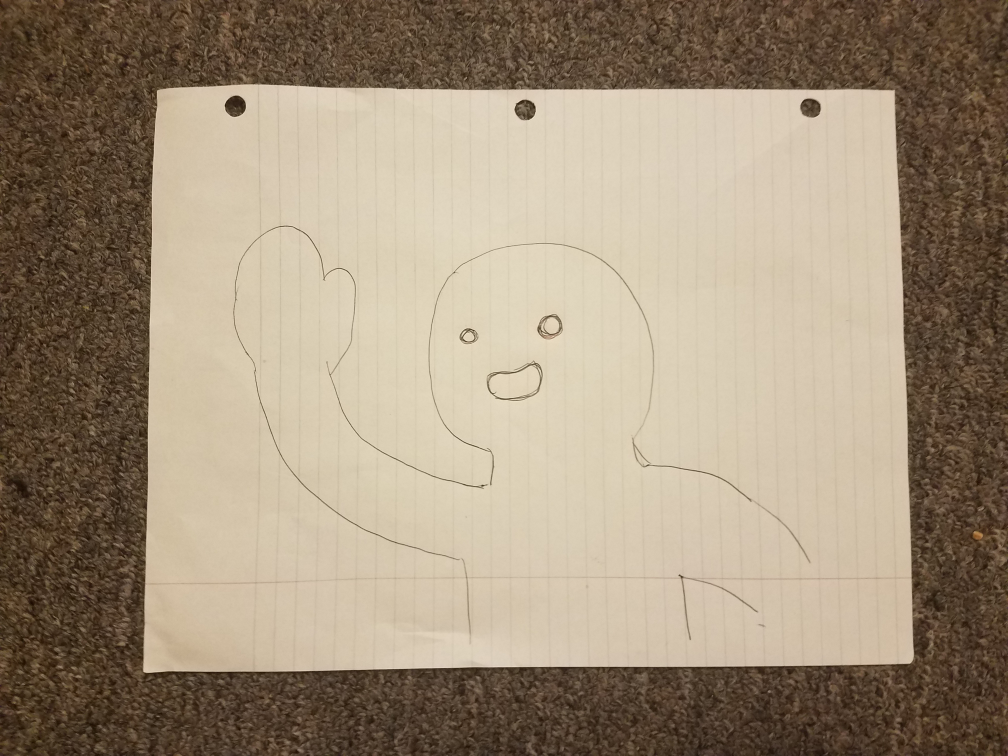
#> input picture image1.jpg, 4032 x 3024 px (shown at 1/4 size)
$ python paperTracker.py --image image1.jpg   (older library calls are emulated)
#> lines starting #> are read from the running program, lines starting #| are printed output that depends on the picture; after the words box and inside, x2 and y2 are one past the last pixel; in counts of white or black regions, pixels touching at a corner belong together
# import the necessary packages
from vision import transform
from skimage.filters import threshold_adaptive
import numpy as np
import argparse
import cv2

def resizeIm(image,height):
	r = height / image.shape[1]
	dim = (height , int(image.shape[0] * r))
	return cv2.resize(image, dim, interpolation = cv2.INTER_AREA)

showHeight = 600
# construct the argument parser and parse the arguments
ap = argparse.ArgumentParser()
ap.add_argument("-i", "--image", required = True,
	help = "Path to the image to be scanned")
args = vars(ap.parse_args())

# load the image and compute the ratio of the old height
# to the new height, clone it, and resize it
image = cv2.imread(args["image"])
#> image is the input picture: shape (3024, 4032, 3); mean B, G, R 120.9, 142.7, 159.1
ratio = image.shape[0] / 500.0
#> ratio = 6.05
orig = image.copy()
#image = imutils.resize(image, height = 500)

# convert the image to grayscale, blur it, and find edges
# in the image
gray = cv2.cvtColor(image, cv2.COLOR_BGR2GRAY)
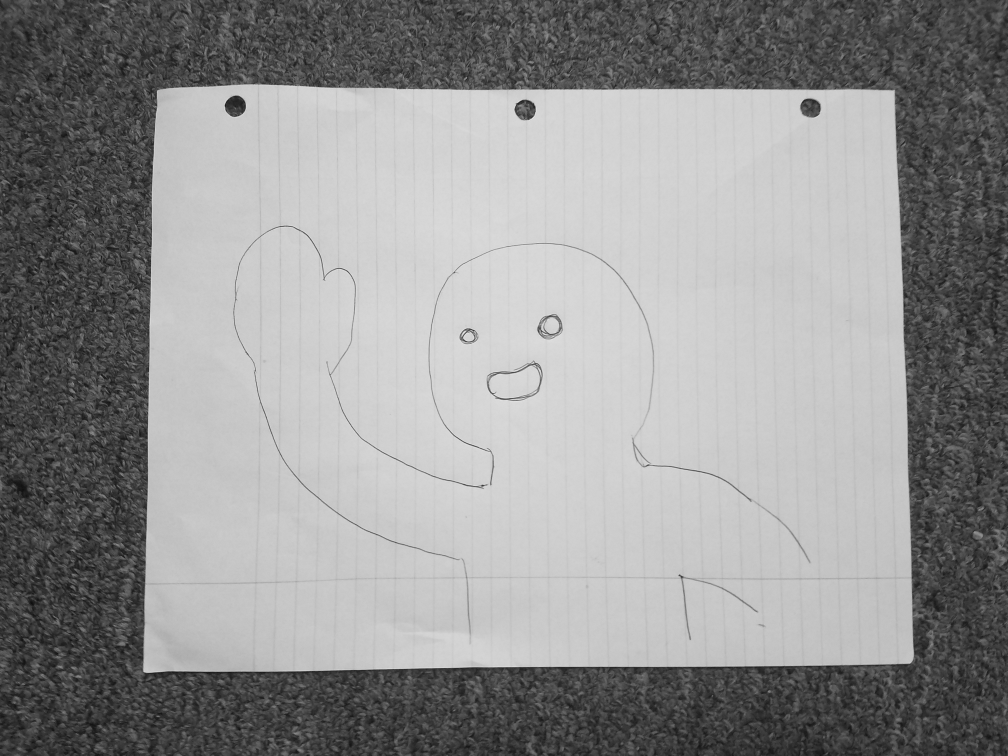
#> gray: shape (3024, 4032) (shown at 1/4 size); min 4, max 243, mean 145.2
gray = cv2.GaussianBlur(gray, (5, 5), 0)
edged = cv2.Canny(gray, 75, 200)
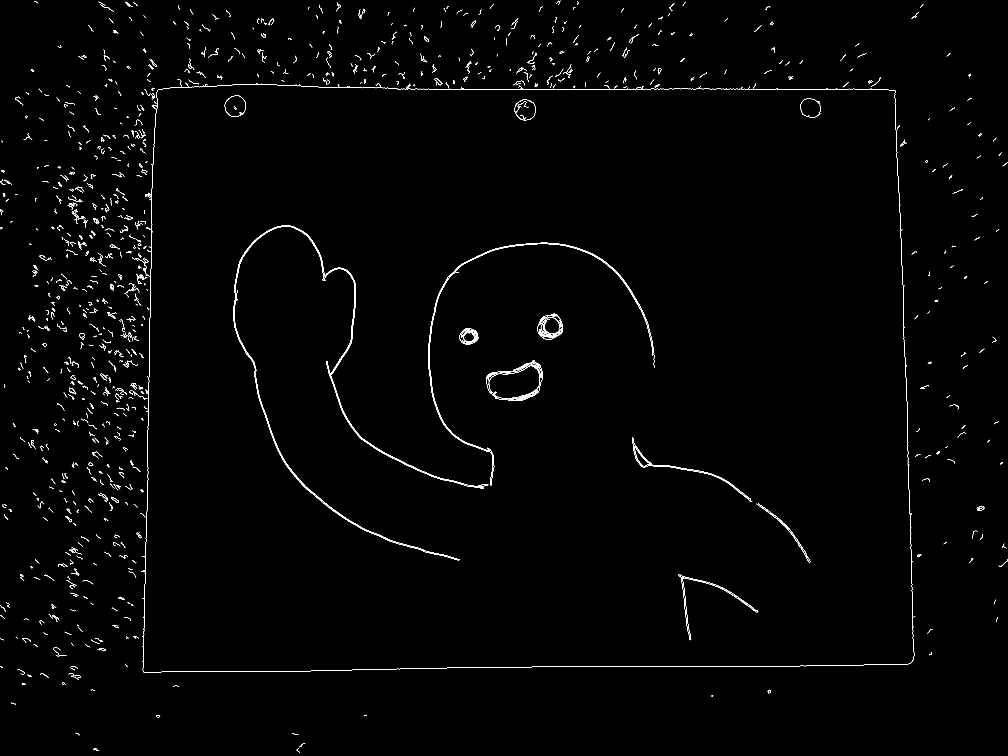
#> edged: shape (3024, 4032) (shown at 1/4 size); 0.56% white in thin lines or dots

# show the original image and the edge detected image
print ("STEP 1: Edge Detection")
cv2.imshow("Image", resizeIm(image,showHeight))
#> in resizeIm, `return cv2.resize(image, dim, interpolation = cv2.INTER_AREA)`:
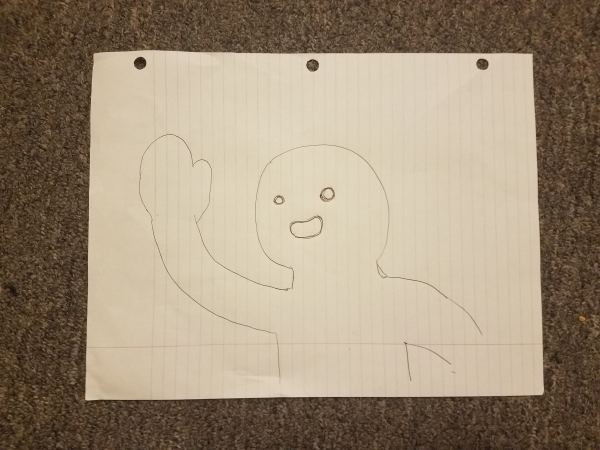
#> returned value: shape (450, 600, 3); mean of channels 0, 1, 2 120.9, 142.7, 159.1; drawn as B, G, R
cv2.imshow("Edged", resizeIm(edged,showHeight))
#> call 2 of resizeIm, with height = 600
#> in resizeIm (call 2), `return cv2.resize(image, dim, interpolation = cv2.INTER_AREA)`:
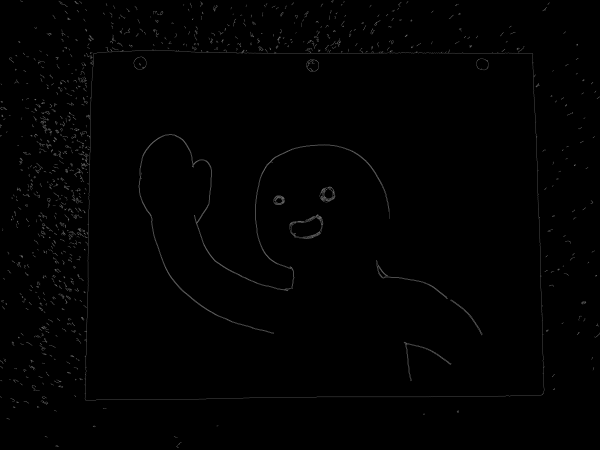
#> returned value: shape (450, 600); min 0, max 110, mean 1.4
cv2.waitKey(0)
cv2.destroyAllWindows()

# find the contours in the edged image, keeping only the
# largest ones, and initialize the screen contour
(_,cnts, _) = cv2.findContours(edged.copy(), cv2.RETR_LIST, cv2.CHAIN_APPROX_SIMPLE)
#> cnts = 1042 contours, 894 with area under 20; largest, box (x1, y1, x2, y2) and area: (2149, 1255, 2252, 1359) 7819, (2149, 1255, 2252, 1359) 7732, (898, 382, 984, 468) 5552, (898, 382, 984, 468) 5472, (1838, 1313, 1914, 1377) 3624
cnts = sorted(cnts, key = cv2.contourArea, reverse = True)[:5]
#> cnts = 5 contours; box (x1, y1, x2, y2) and area: (2149, 1255, 2252, 1359) 7819, (2149, 1255, 2252, 1359) 7732, (898, 382, 984, 468) 5552, (898, 382, 984, 468) 5472, (1838, 1313, 1914, 1377) 3624

# loop over the contours
for c in cnts:
	# approximate the contour
	peri = cv2.arcLength(c, True)
	approx = cv2.approxPolyDP(c, 0.02 * peri, True)

	# if our approximated contour has four points, then we
	# can assume that we have found our screen
	if len(approx) > 4:
		screenCnt = approx
		break
#> this loop made 1 pass
#> peri on pass 1: 342.2

# show the contour (outline) of the piece of paper
print ("STEP 2: Find contours of paper")
cv2.drawContours(image, [screenCnt], -1, (0, 255, 0), 2)
cv2.imshow("Outline", resizeIm(image,showHeight))
cv2.waitKey(0)
cv2.destroyAllWindows()

# apply the four point transform to obtain a top-down
# view of the original image
#> (the run stopped early here; a loop or call above may not have finished)

$ run again, on image3.jpg
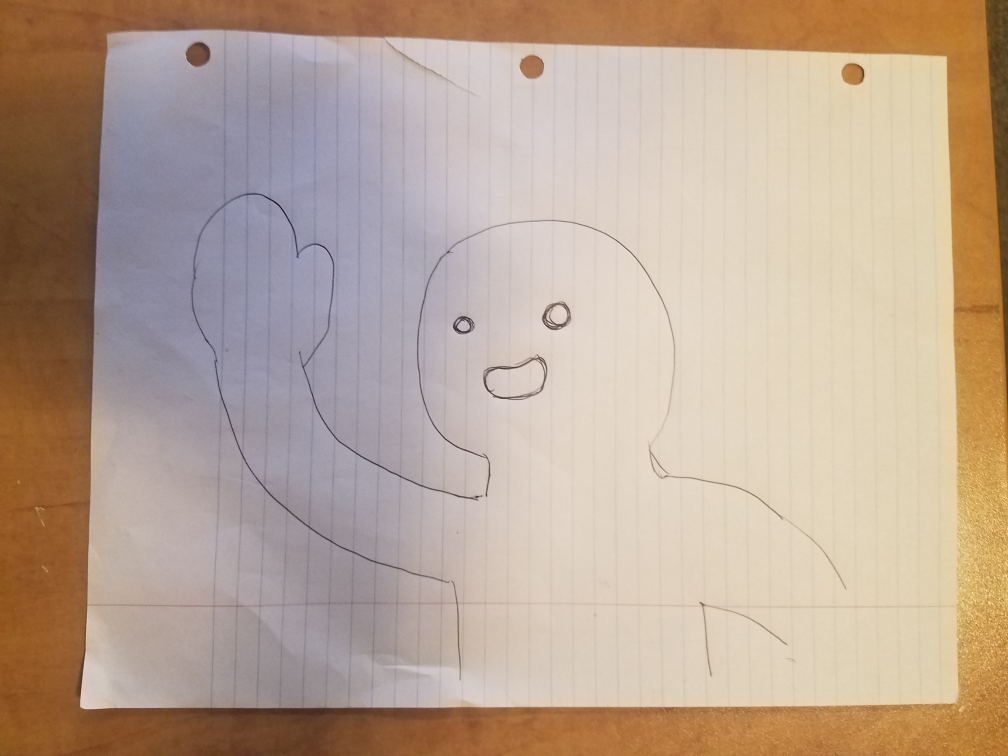
#> input picture image3.jpg, 4032 x 3024 px (shown at 1/4 size)
#> image is the input picture: shape (3024, 4032, 3); mean B, G, R 148, 165, 186.3
#> `edged = cv2.Canny(gray, 75, 200)`:
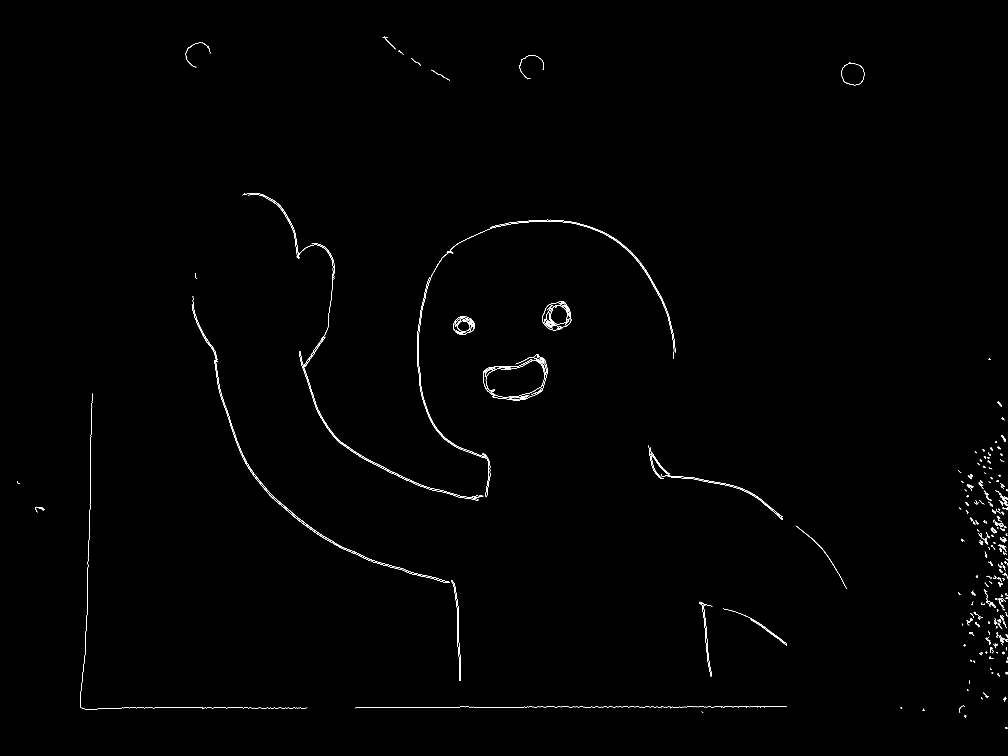
#> edged: shape (3024, 4032) (shown at 1/4 size); 0.28% white in thin lines or dots, all inside (x1, y1, x2, y2) = (70, 146, 4032, 2914)
#> in resizeIm (call 2), `return cv2.resize(image, dim, interpolation = cv2.INTER_AREA)`:
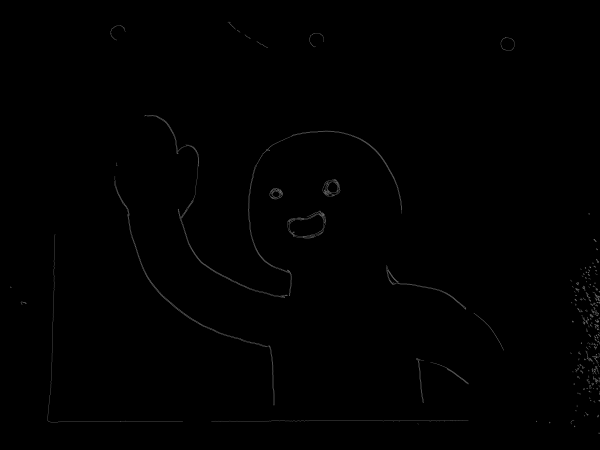
#> returned value: shape (450, 600); min 0, max 110, mean 0.7
#> `(_,cnts, _) = cv2.findContours(edged.copy(), cv2.RETR_LIST, cv2.CHAIN_..`: cnts = 341 contours, 223 with area under 20; largest, box (x1, y1, x2, y2) and area: (3366, 250, 3457, 342) 6316, (3366, 254, 3457, 342) 6254, (1804, 2320, 1844, 2724) 1794, (1805, 2322, 1844, 2722) 1774, (860, 1447, 1796, 2327) 386
#> `cnts = sorted(cnts, key = cv2.contourArea, reverse = True)[:5]`: cnts = 5 contours; box (x1, y1, x2, y2) and area: (3366, 250, 3457, 342) 6316, (3366, 254, 3457, 342) 6254, (1804, 2320, 1844, 2724) 1794, (1805, 2322, 1844, 2722) 1774, (860, 1447, 1796, 2327) 386
#> the loop `for c in cnts:` made 1 pass
#> peri on pass 1: 326.1
